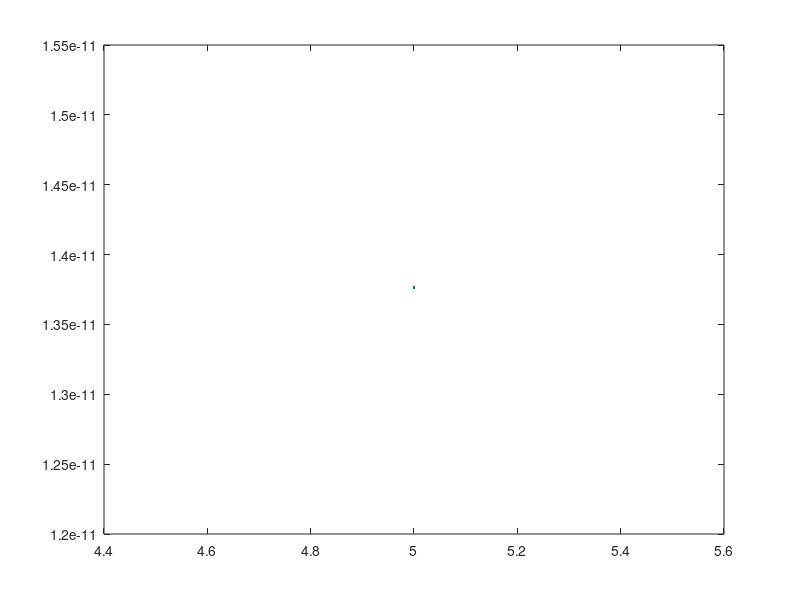

This chart was generated by the following MATLAB code:
a=input('enterthea=');
b=input('enterthephi=');
Tmin=input('Enterthestartingtime=');
Tss=input('EntertheStepSizeontimeinterval=');
Tmax=input('Entertheendingtime=');
t=Tmin:Tss:Tmax;
title('Graph of complex exponential)')
xlabel('x axis')
ylabel('y-axis')
xt = exp(-a.*t+i*b.*t);plot(t,xt)